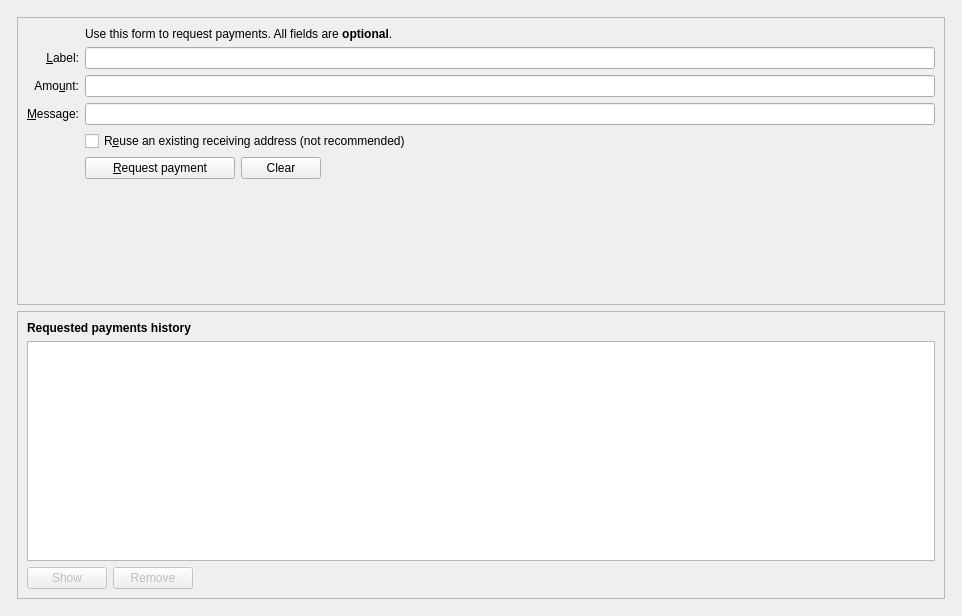
<?xml version="1.0" encoding="UTF-8"?>
<ui version="4.0">
 <class>ReceiveCoinsDialog</class>
 <widget class="QWidget" name="ReceiveCoinsDialog">
  <property name="geometry">
   <rect>
    <x>0</x>
    <y>0</y>
    <width>962</width>
    <height>616</height>
   </rect>
  </property>
  <layout class="QVBoxLayout" name="verticalLayout" stretch="0">
   <item>
    <layout class="QVBoxLayout" name="verticalLayout_Master" stretch="1">
     <property name="spacing">
      <number>0</number>
     </property>
     <item>
      <widget class="QFrame" name="frame_BG">
       <layout class="QVBoxLayout" name="verticalLayout_5">
        <property name="leftMargin">
         <number>6</number>
        </property>
        <property name="topMargin">
         <number>6</number>
        </property>
        <property name="rightMargin">
         <number>6</number>
        </property>
        <property name="bottomMargin">
         <number>6</number>
        </property>
        <item>
         <widget class="QFrame" name="frame2">
          <property name="sizePolicy">
           <sizepolicy hsizetype="Preferred" vsizetype="Expanding">
            <horstretch>0</horstretch>
            <verstretch>0</verstretch>
           </sizepolicy>
          </property>
          <property name="frameShape">
           <enum>QFrame::StyledPanel</enum>
          </property>
          <property name="frameShadow">
           <enum>QFrame::Sunken</enum>
          </property>
          <layout class="QVBoxLayout" name="verticalLayout_3">
           <item>
            <layout class="QGridLayout" name="gridLayout">
             <item row="7" column="2">
              <widget class="QCheckBox" name="reuseAddress">
               <property name="toolTip">
                <string>Reuse one of the previously used receiving addresses.&lt;br&gt;Reusing addresses has security and privacy issues.&lt;br&gt;Do not use this unless re-generating a payment request made before.</string>
               </property>
               <property name="text">
                <string>R&amp;euse an existing receiving address (not recommended)</string>
               </property>
              </widget>
             </item>
             <item row="7" column="0">
              <widget class="QLabel" name="label_4">
               <property name="text">
                <string/>
               </property>
              </widget>
             </item>
             <item row="6" column="0">
              <widget class="QLabel" name="label_3">
               <property name="toolTip">
                <string>An optional message to attach to the payment request, which will be displayed when the request is opened. Note: The message will not be sent with the payment over the DropCoin network.</string>
               </property>
               <property name="text">
                <string>&amp;Message:</string>
               </property>
               <property name="alignment">
                <set>Qt::AlignRight|Qt::AlignTrailing|Qt::AlignVCenter</set>
               </property>
               <property name="buddy">
                <cstring>reqMessage</cstring>
               </property>
              </widget>
             </item>
             <item row="4" column="2">
              <widget class="QLineEdit" name="reqLabel">
               <property name="toolTip">
                <string>An optional label to associate with the new receiving address.</string>
               </property>
              </widget>
             </item>
             <item row="6" column="2">
              <widget class="QLineEdit" name="reqMessage">
               <property name="toolTip">
                <string>An optional message to attach to the payment request, which will be displayed when the request is opened.&lt;br&gt;Note: The message will not be sent with the payment over the DropCoin network.</string>
               </property>
              </widget>
             </item>
             <item row="2" column="2">
              <widget class="QLabel" name="label_5">
               <property name="text">
                <string>Use this form to request payments. All fields are &lt;b&gt;optional&lt;/b&gt;.</string>
               </property>
              </widget>
             </item>
             <item row="4" column="0">
              <widget class="QLabel" name="label_2">
               <property name="toolTip">
                <string>An optional label to associate with the new receiving address.</string>
               </property>
               <property name="text">
                <string>&amp;Label:</string>
               </property>
               <property name="alignment">
                <set>Qt::AlignRight|Qt::AlignTrailing|Qt::AlignVCenter</set>
               </property>
               <property name="buddy">
                <cstring>reqLabel</cstring>
               </property>
              </widget>
             </item>
             <item row="5" column="0">
              <widget class="QLabel" name="label">
               <property name="toolTip">
                <string>An optional amount to request. Leave this empty or zero to not request a specific amount.</string>
               </property>
               <property name="text">
                <string>Amo&amp;unt:</string>
               </property>
               <property name="alignment">
                <set>Qt::AlignRight|Qt::AlignTrailing|Qt::AlignVCenter</set>
               </property>
               <property name="buddy">
                <cstring>reqAmount</cstring>
               </property>
              </widget>
             </item>
             <item row="5" column="2">
              <widget class="BitcoinAmountField" name="reqAmount">
               <property name="minimumSize">
                <size>
                 <width>80</width>
                 <height>0</height>
                </size>
               </property>
               <property name="toolTip">
                <string>An optional amount to request. Leave this empty or zero to not request a specific amount.</string>
               </property>
              </widget>
             </item>
             <item row="8" column="0">
              <widget class="QLabel" name="label_7">
               <property name="text">
                <string/>
               </property>
              </widget>
             </item>
             <item row="8" column="2">
              <layout class="QHBoxLayout" name="horizontalLayout">
               <item>
                <widget class="QPushButton" name="receiveButton">
                 <property name="minimumSize">
                  <size>
                   <width>150</width>
                   <height>0</height>
                  </size>
                 </property>
                 <property name="text">
                  <string>&amp;Request payment</string>
                 </property>
                 <property name="icon">
                  <iconset resource="../dropcoin.qrc">
                   <normaloff>:/icons/receiving_addresses</normaloff>:/icons/receiving_addresses</iconset>
                 </property>
                </widget>
               </item>
               <item>
                <widget class="QPushButton" name="clearButton">
                 <property name="sizePolicy">
                  <sizepolicy hsizetype="Minimum" vsizetype="Fixed">
                   <horstretch>0</horstretch>
                   <verstretch>0</verstretch>
                  </sizepolicy>
                 </property>
                 <property name="toolTip">
                  <string>Clear all fields of the form.</string>
                 </property>
                 <property name="text">
                  <string>Clear</string>
                 </property>
                 <property name="icon">
                  <iconset resource="../dropcoin.qrc">
                   <normaloff>:/icons/remove</normaloff>:/icons/remove</iconset>
                 </property>
                 <property name="autoDefault">
                  <bool>false</bool>
                 </property>
                </widget>
               </item>
               <item>
                <spacer name="horizontalSpacer">
                 <property name="orientation">
                  <enum>Qt::Horizontal</enum>
                 </property>
                 <property name="sizeHint" stdset="0">
                  <size>
                   <width>40</width>
                   <height>20</height>
                  </size>
                 </property>
                </spacer>
               </item>
              </layout>
             </item>
             <item row="9" column="2">
              <spacer name="verticalSpacer">
               <property name="orientation">
                <enum>Qt::Vertical</enum>
               </property>
               <property name="sizeHint" stdset="0">
                <size>
                 <width>20</width>
                 <height>40</height>
                </size>
               </property>
              </spacer>
             </item>
            </layout>
           </item>
          </layout>
         </widget>
        </item>
        <item>
         <widget class="QFrame" name="frame">
          <property name="sizePolicy">
           <sizepolicy hsizetype="Preferred" vsizetype="Expanding">
            <horstretch>0</horstretch>
            <verstretch>0</verstretch>
           </sizepolicy>
          </property>
          <property name="frameShape">
           <enum>QFrame::StyledPanel</enum>
          </property>
          <property name="frameShadow">
           <enum>QFrame::Raised</enum>
          </property>
          <layout class="QVBoxLayout" name="verticalLayout_2">
           <item>
            <widget class="QLabel" name="label_6">
             <property name="font">
              <font>
               <weight>75</weight>
               <bold>true</bold>
              </font>
             </property>
             <property name="text">
              <string>Requested payments history</string>
             </property>
            </widget>
           </item>
           <item>
            <widget class="QTableView" name="recentRequestsView">
             <property name="palette">
              <palette>
               <active>
                <colorrole role="Text">
                 <brush brushstyle="SolidPattern">
                  <color alpha="255">
                   <red>51</red>
                   <green>51</green>
                   <blue>51</blue>
                  </color>
                 </brush>
                </colorrole>
               </active>
               <inactive>
                <colorrole role="Text">
                 <brush brushstyle="SolidPattern">
                  <color alpha="255">
                   <red>51</red>
                   <green>51</green>
                   <blue>51</blue>
                  </color>
                 </brush>
                </colorrole>
               </inactive>
               <disabled>
                <colorrole role="Text">
                 <brush brushstyle="SolidPattern">
                  <color alpha="255">
                   <red>85</red>
                   <green>85</green>
                   <blue>85</blue>
                  </color>
                 </brush>
                </colorrole>
               </disabled>
              </palette>
             </property>
             <property name="contextMenuPolicy">
              <enum>Qt::CustomContextMenu</enum>
             </property>
             <property name="tabKeyNavigation">
              <bool>false</bool>
             </property>
             <property name="sortingEnabled">
              <bool>true</bool>
             </property>
            </widget>
           </item>
           <item>
            <layout class="QHBoxLayout" name="horizontalLayout_2">
             <item>
              <widget class="QPushButton" name="showRequestButton">
               <property name="enabled">
                <bool>false</bool>
               </property>
               <property name="toolTip">
                <string>Show the selected request (does the same as double clicking an entry)</string>
               </property>
               <property name="text">
                <string>Show</string>
               </property>
               <property name="icon">
                <iconset resource="../dropcoin.qrc">
                 <normaloff>:/icons/edit</normaloff>:/icons/edit</iconset>
               </property>
               <property name="autoDefault">
                <bool>false</bool>
               </property>
              </widget>
             </item>
             <item>
              <widget class="QPushButton" name="removeRequestButton">
               <property name="enabled">
                <bool>false</bool>
               </property>
               <property name="toolTip">
                <string>Remove the selected entries from the list</string>
               </property>
               <property name="text">
                <string>Remove</string>
               </property>
               <property name="icon">
                <iconset resource="../dropcoin.qrc">
                 <normaloff>:/icons/remove</normaloff>:/icons/remove</iconset>
               </property>
               <property name="autoDefault">
                <bool>false</bool>
               </property>
              </widget>
             </item>
             <item>
              <spacer name="horizontalSpacer_2">
               <property name="orientation">
                <enum>Qt::Horizontal</enum>
               </property>
               <property name="sizeHint" stdset="0">
                <size>
                 <width>40</width>
                 <height>20</height>
                </size>
               </property>
              </spacer>
             </item>
            </layout>
           </item>
          </layout>
         </widget>
        </item>
       </layout>
      </widget>
     </item>
    </layout>
   </item>
  </layout>
 </widget>
 <customwidgets>
  <customwidget>
   <class>BitcoinAmountField</class>
   <extends>QLineEdit</extends>
   <header>bitcoinamountfield.h</header>
   <container>1</container>
  </customwidget>
 </customwidgets>
 <tabstops>
  <tabstop>reqLabel</tabstop>
  <tabstop>reqAmount</tabstop>
  <tabstop>reqMessage</tabstop>
  <tabstop>reuseAddress</tabstop>
  <tabstop>receiveButton</tabstop>
  <tabstop>clearButton</tabstop>
  <tabstop>recentRequestsView</tabstop>
  <tabstop>showRequestButton</tabstop>
  <tabstop>removeRequestButton</tabstop>
 </tabstops>
 <resources>
  <include location="../dropcoin.qrc"/>
 </resources>
 <connections/>
</ui>
